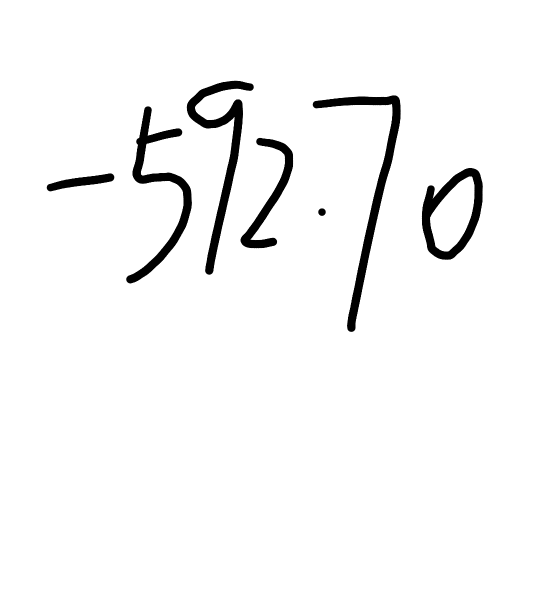
#> input picture train_image/data/test.png, 1080 x 1215 px (shown at 1/2 size)
$ python train_image_proc.py
#> lines starting #> are read from the running program, lines starting #| are printed output that depends on the picture
import os
import cv2
import numpy as np
from random import choice
from random import randint
from PIL import Image


def pil_image_rotate(pil_img):
    '''
    PIL图片旋转
    我们旋转限定在向左或向右旋转最多30度
    '''
    # 这里先进行一下选择，1为不旋转，2为向左路旋转，3为向右旋转
    c = choice((1, 2, 3))
    angle = 0
    if c == 2:
        # 因为Image.rotate是逆时针旋转，所以向左就是0到30
        angle = randint(0, 30)
    elif c == 3:
        # 向右旋转
        angle = randint(330, 360)
    # 因为旋转后，图片如果保持原来大小，那么必然有部分图像会最截掉
    # 因此设置expand=True，让图片根据旋转会的样式扩展
    return pil_img.rotate(angle, expand=True)


def pil_image_repair_square_and_white_bg(pil_img):
    '''
    PIL图片补全成正方形并填充白色背景
    '''
    size = max(pil_img.size)
    img = Image.new('RGB', (size, size), (255, 255, 255))
    img.paste(pil_img, (0, 0, pil_img.size[0], pil_img.size[1]), pil_img)
    return img


def pil_image_valid_region(pil_img):
    '''
    获取PIL图片有效区域
    此方法处理的图片应该是经过背景填充及补全成正方形的
    '''
    # 因为经过白色背景填充后，背景值都是255，
    # 那么其它小于255的地方说明有真正的图像
    # 因此就根据这个原理，找到真正图像在整个图片上的位置
    img = np.array(pil_img)
    xs = np.where(img[:,:,0]<255)[1]
    ys = np.where(img[:,:,0]<255)[0]
    # x坐标
    x = min(xs)
    # y坐标
    y = min(ys)
    # 宽
    w = max(xs) - x
    # 高
    h = max(ys) - y
    return (x, y, w, h)


def pil_image_translation(pil_img):
    '''
    PIL图片平移
    '''
    # 图片的宽高
    img_w, img_h = pil_img.size
    # 图片实际图像区域
    x, y, w, h = pil_image_valid_region(pil_img)
    # 将实际图像区域切割出来
    valid_img = pil_img.crop((x, y, x+w, y+h))
    # 随机生成实际图像移动后的起点
    move_x = randint(0, img_w - w)
    move_y = randint(0, img_h - h)
    # 重新生成一个Image，将切割出来的图像粘贴到对应的点上
    img = Image.new('RGB', (img_w, img_h), (255, 255, 255))
    img.paste(valid_img, (move_x, move_y))
    return img


def pil_image_resize(pil_img, size):
    '''
    PIL图片重置大小
    这里只是处理正方形的，
    如果需要处理长方形，只要进行一下等比处理就可以
    '''
    return pil_img.resize((size, size))


def pil_image_2_cv2_image(pil_img):
    '''
    PIL图片转cv2图片(其实就是numpy的array)
    '''
    return cv2.cvtColor(np.asarray(pil_img), cv2.COLOR_RGB2BGR)


def preprocessor_image(imagepath):
    '''
    根据要求预处理图片
    '''
#> called with imagepath = 'data/test.png'
    basename = os.path.basename(imagepath)
    path = os.path.dirname(imagepath)

    # 先读取图片
    pil_img = Image.open(imagepath)
#> pil_img is the input picture: PIL image 1080x1215 RGBA; mean R, G, B, A 0, 0, 0, 8.7
    # 图片随机旋转
    pil_img = pil_image_rotate(pil_img)
#> in pil_image_rotate, `return pil_img.rotate(angle, expand=True)`:
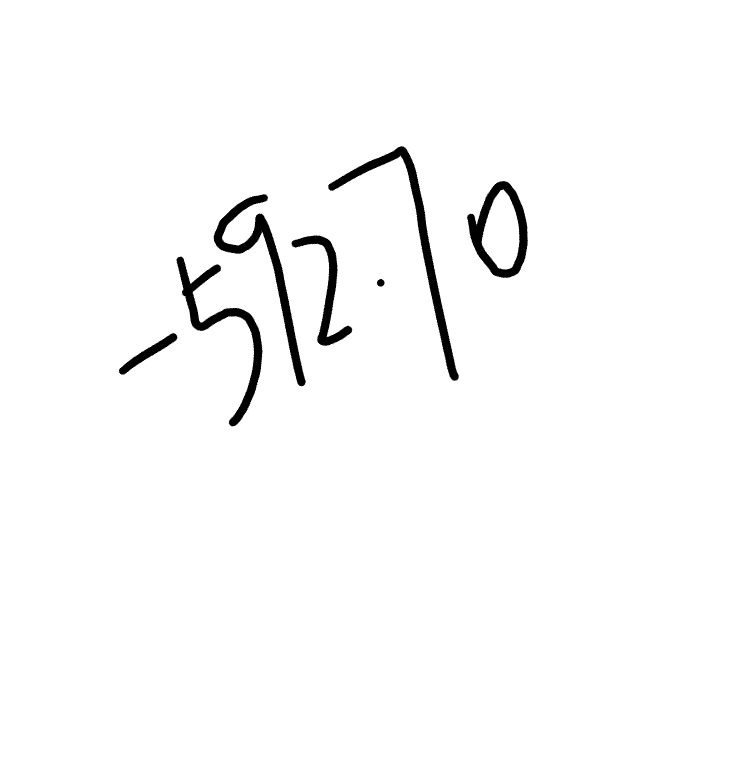
#> returned value: PIL image 1482x1551 RGBA (shown at 1/2 size); mean R, G, B, A 0, 0, 0, 5; transparent parts drawn white
    pil_img.save('{}/旋转.png'.format(path))
    # 图片补全成正方形并填充白色背景
    pil_img = pil_image_repair_square_and_white_bg(pil_img)
#> in pil_image_repair_square_and_white_bg, `img = Image.new('RGB', (size, size), (255, 255, 255))`: img: PIL image 1551x1551 RGB; every value is 255
#> in pil_image_repair_square_and_white_bg, `img.paste(pil_img, (0, 0, pil_img.size[0], pil_img.size[1]), pil_img)`:
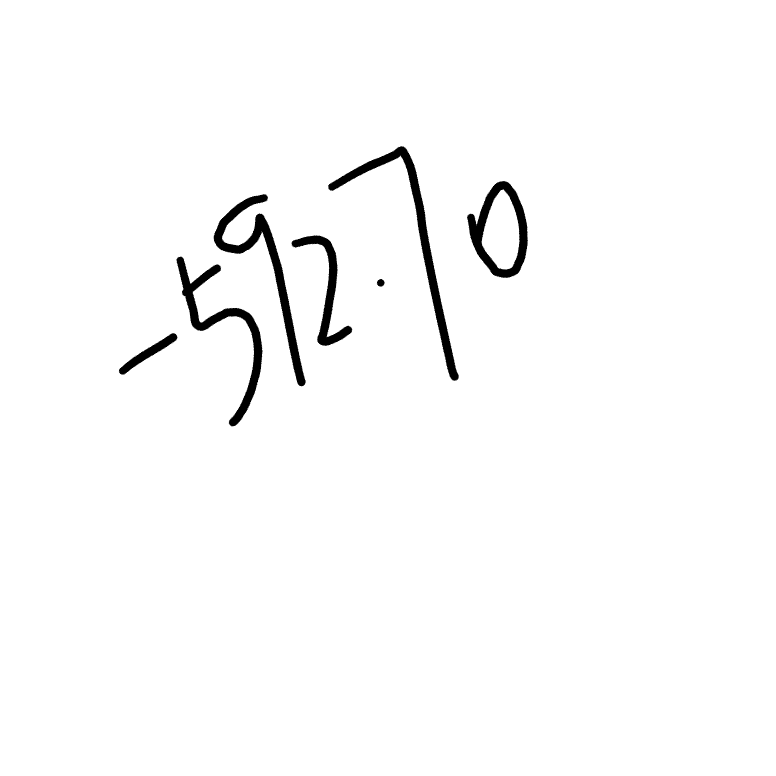
#> img: PIL image 1551x1551 RGB (shown at 1/2 size); min 0, max 255, mean 250.2
    pil_img.save('{}/白色补全.png'.format(path))
    # 图片随机平移
    pil_img = pil_image_translation(pil_img)
#> in pil_image_valid_region, `x = min(xs)`: x = 237
#> in pil_image_valid_region, `y = min(ys)`: y = 292
#> in pil_image_valid_region, `w = max(xs) - x`: w = 818
#> in pil_image_valid_region, `h = max(ys) - y`: h = 560
#> in pil_image_translation, `x, y, w, h = pil_image_valid_region(pil_img)`: x = 237; y = 292; w = 818; h = 560
#> in pil_image_translation, `valid_img = pil_img.crop((x, y, x+w, y+h))`:
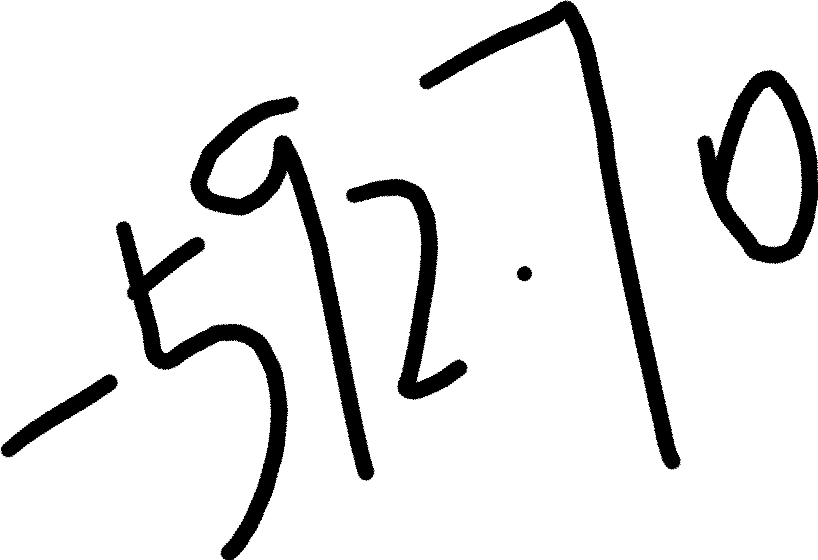
#> valid_img: PIL image 818x560 RGB; min 0, max 255, mean 230
#> in pil_image_translation, `move_x = randint(0, img_w - w)`: move_x = 430
#> in pil_image_translation, `move_y = randint(0, img_h - h)`: move_y = 41
#> in pil_image_translation, `img.paste(valid_img, (move_x, move_y))`:
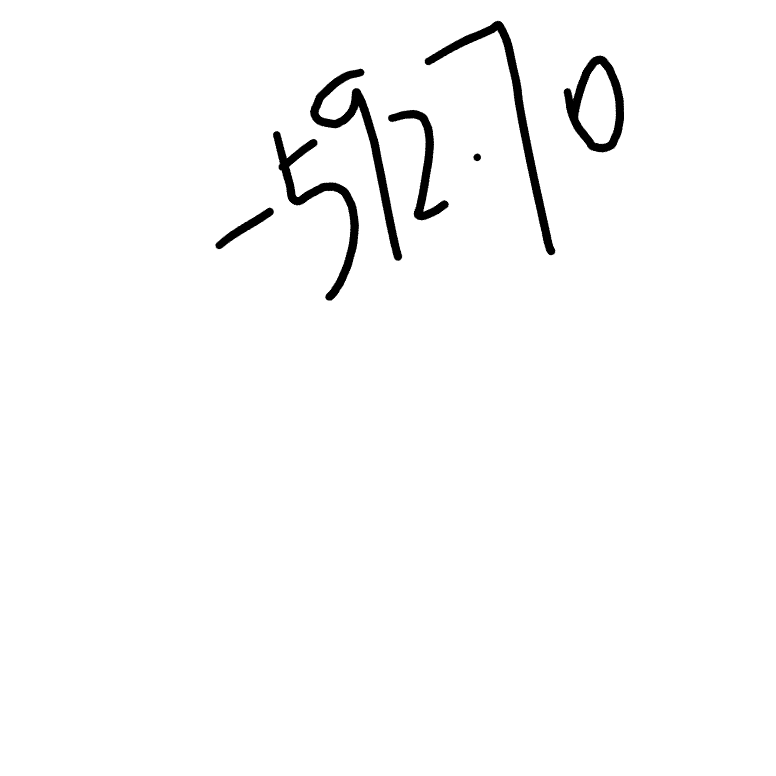
#> img: PIL image 1551x1551 RGB (shown at 1/2 size); min 0, max 255, mean 250.2
    pil_img.save('{}/平移.png'.format(path))
    # 图片调整到128 * 128
    pil_img = pil_image_resize(pil_img, 128)
#> in pil_image_resize, `return pil_img.resize((size, size))`:
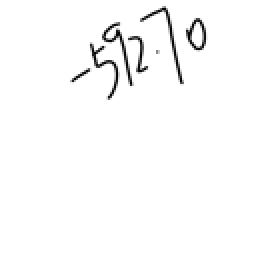
#> returned value: PIL image 128x128 RGB (shown 2 times larger); min 0, max 255, mean 250.1
    pil_img.save('{}/128.png'.format(path))
    # PIL图片转cv2图片
    cv2_img = pil_image_2_cv2_image(pil_img)
    cv2.imwrite('{}/cv2.jpg'.format(path), cv2_img)
    # 之后如果有其它处理就可以进行其它处理了
    # 我们是将cv2_img写到了h5文件中(h5py)


if __name__ == '__main__':
    preprocessor_image('data/test.png')

$ run again, with train_image/data/旋转.png copied over train_image/data/test.png
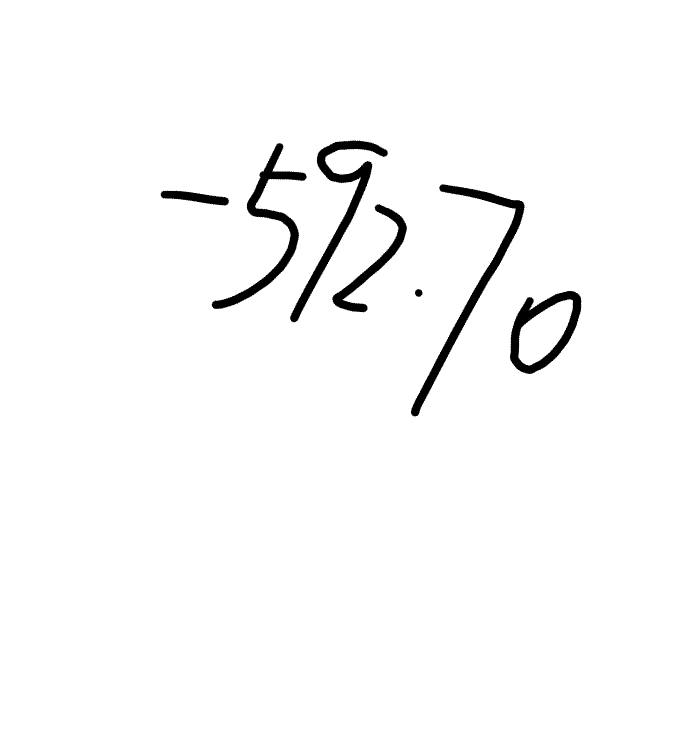
#> input picture train_image/data/旋转.png, 1374 x 1467 px (shown at 1/2 size)
#> in preprocessor_image, pil_img is the input picture: PIL image 1374x1467 RGBA; mean R, G, B, A 0, 0, 0, 5.7
#> in pil_image_valid_region, `x = min(xs)`: x = 451
#> in pil_image_valid_region, `y = min(ys)`: y = 502
#> in pil_image_valid_region, `w = max(xs) - x`: w = 867
#> in pil_image_valid_region, `h = max(ys) - y`: h = 482
#> in pil_image_translation, `x, y, w, h = pil_image_valid_region(pil_img)`: x = 451; y = 502; w = 867; h = 482
#> in pil_image_translation, `valid_img = pil_img.crop((x, y, x+w, y+h))`:
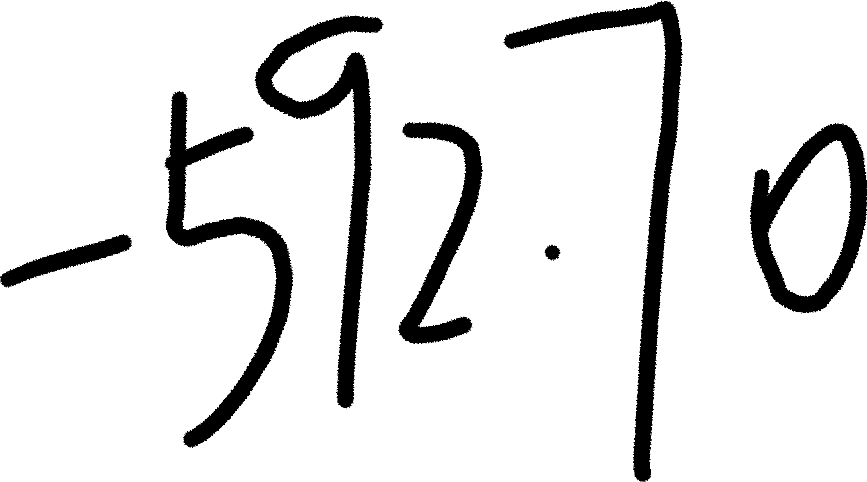
#> valid_img: PIL image 867x482 RGB; min 0, max 255, mean 227.6
#> move_x = 861
#> move_y = 82
#> in pil_image_resize, `return pil_img.resize((size, size))`:
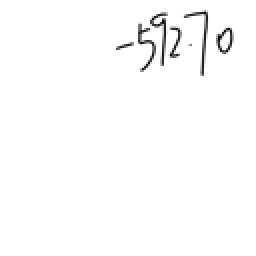
#> returned value: PIL image 128x128 RGB (shown 2 times larger); min 0, max 255, mean 251.7
